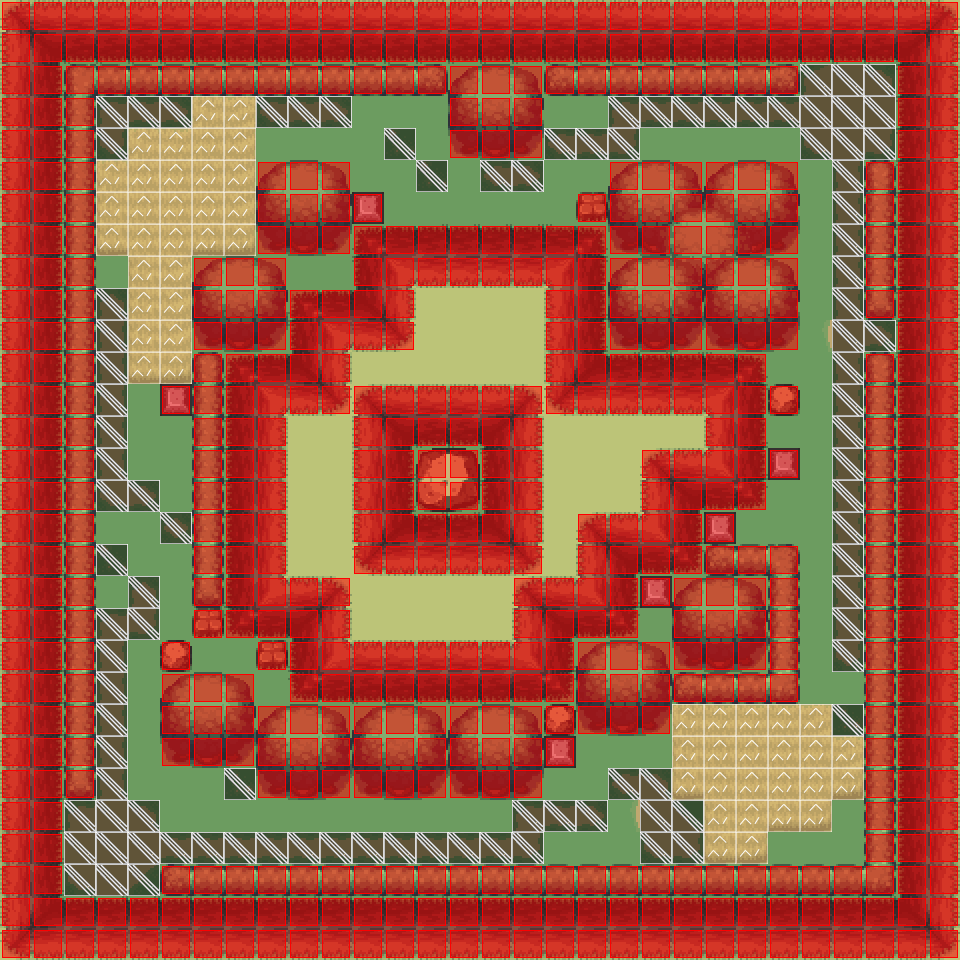

This game map was drawn from its Tiled (.tmx) file and the tilesets committed beside it. A one-line description and the trimmed map source follow:
An orthogonal 30x30 tile map with 32x32 px tiles, 5 tile layers (set, Mask, Ground, Fringe, ...), 4 tilesets.

<map version="1.0" orientation="orthogonal" width="30" height="30" tilewidth="32" tileheight="32">
 <tileset firstgid="1" source="map_tiles.tsx" />
 <tileset firstgid="33" source="tiles32_sea_of_trees.tsx" />
 <tileset firstgid="2081" source="sets.tsx" />
 <tileset firstgid="2209" source="rules.tsx" />
 <layer name="set" width="30" height="30">
  <data>[900 cells, 900 non-empty, 8 distinct tile ids]</data>
 </layer>
 <layer name="Mask" width="30" height="30">
  <data>[900 cells, 18 non-empty, 2 distinct tile ids]</data>
 </layer>
 <layer name="Ground" width="30" height="30">
  <data>[900 cells, 900 non-empty, 69 distinct tile ids]</data>
 </layer>
 <layer name="Fringe" width="30" height="30">
  <data>[900 cells, 237 non-empty, 33 distinct tile ids]</data>
 </layer>
 <layer name="Collision" width="30" height="30">
  <data>[900 cells, 753 non-empty, 3 distinct tile ids]</data>
 </layer>
</map>
